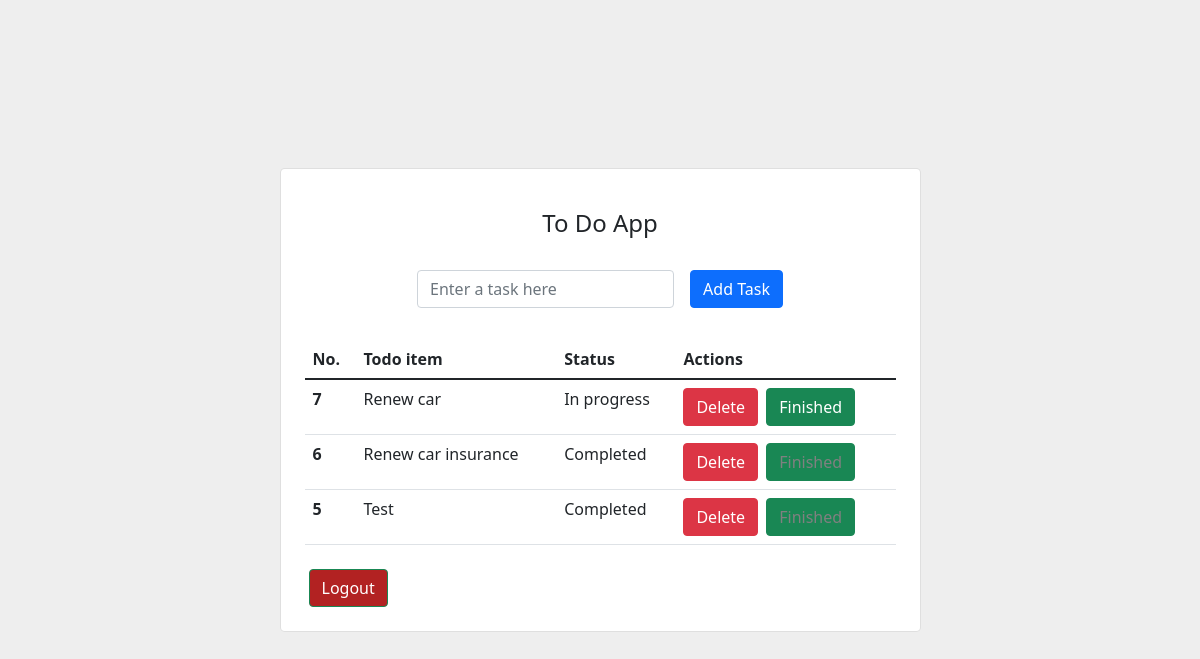
The app's page / (signed in) with its own data.
### todoapp/models.py (models this page shows, shortened)
class Todo(models.Model):
    user = models.ForeignKey(User, on_delete = models.CASCADE)
    title = models.CharField(max_length = 500)
    status = models.BooleanField(default=False)

### todoapp/views.py (the view)
# urls.py: path('', views.home, name='home'),
@login_required(login_url='login')
def home(request):
    get_all_todo = Todo.objects.filter(user=request.user).order_by('-id') #, status = True
    if request.method == "POST":
        task = request.POST['task']
        new_task, created = Todo.objects.get_or_create(user=request.user, title=task, status=False)
        new_task.save()
    template_name = 'todoapp/todo.html'
    context = {
        'get_all_todo':get_all_todo,
    }
    return render(request, template_name, context)

### todoapp/templates/todoapp/todo.html (shortened to what this page needs)
<link rel="stylesheet" href="https://cdn.jsdelivr.net/npm/bootstrap@5.1.3/dist/css/bootstrap.min.css">
<section class="vh-100" style="background-color: #eee;">
    <div class="container py-5 h-100">
      <div class="row d-flex justify-content-center align-items-center h-100">
        <div class="col col-lg-9 col-xl-7">
          <div class="card rounded-3">
            <div class="card-body p-4">
              <h4 class="text-center my-3 pb-3">To Do App</h4>
              <form method="post" class="row row-cols-lg-auto g-3 justify-content-center align-items-center mb-4 pb-2">
                <div class="col-12">
                  <div class="form-outline">
                    <input type="text" id="form1" class="form-control" name="task" required placeholder="Enter a task here"/>
                  </div>
                </div>
                <div class="col-12">
                  <button type="submit" class="btn btn-primary">Add Task</button>
                </div>
              </form>
              <table class="table mb-4">
                <thead>
                  <tr>
                    <th scope="col">No.</th>
                    <th scope="col">Todo item</th>
                    <th scope="col">Status</th>
                    <th scope="col">Actions</th>
                  </tr>
                </thead>
                <tbody>
                  {% for task in get_all_todo %}
                  <tr>
                    <th scope="row"> {{task.id}} </th>
                    <td>{{task.title}}</td>
                    {% if task.status %}
                    <td>Completed</td>
                    {% else %}
                    <td>In progress</td>
                    {% endif %}
                    <td>
                      <a type="submit" href=" {% url "delete_task" task.id %} " class="btn btn-danger" >Delete</a>
                      {% if task.status %}
                      <a type="submit" class="btn btn-success ms-1 disable" href=" {% url "update" task.id %} ">Finished</a>
                      {% else %}
                      <a type="submit" class="btn btn-success ms-1" href=" {% url "update" task.id %} ">Finished</a>
                      {% endif %}
                    </td>
                  </tr>
                  {% endfor %}
                </tbody>
              </table>
              <a type="submit" style="background-color: firebrick; color: white; text-align: right;" class="btn btn-success ms-1" href=" {% url "logout" %} ">Logout</a>
            </div>
          </div>
        </div>
      </div>
    </div>
  </section>

### todoapp/templates/todoapp/todo.html (style rules this page uses)
a.disable { pointer-events: none; color: gray; text-decoration: none; }

### records on screen
Todo: id "7", title "Renew car", status "In progress"
Todo: id "6", title "Renew car insurance", status "Completed"
Todo: id "5", title "Test", status "Completed"
